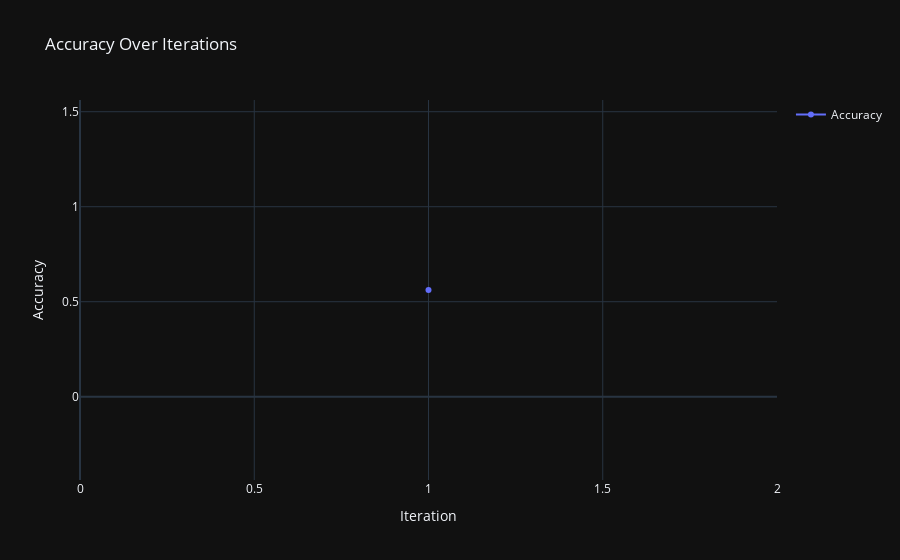
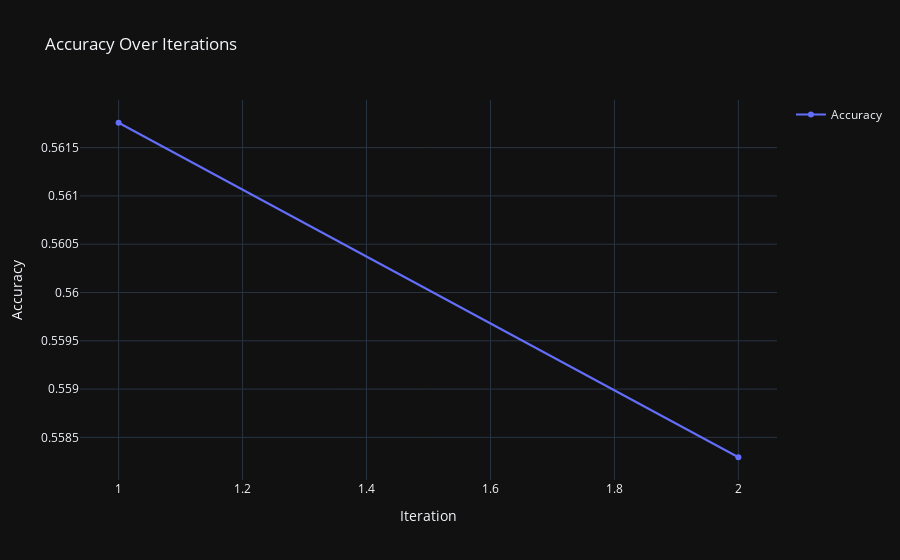
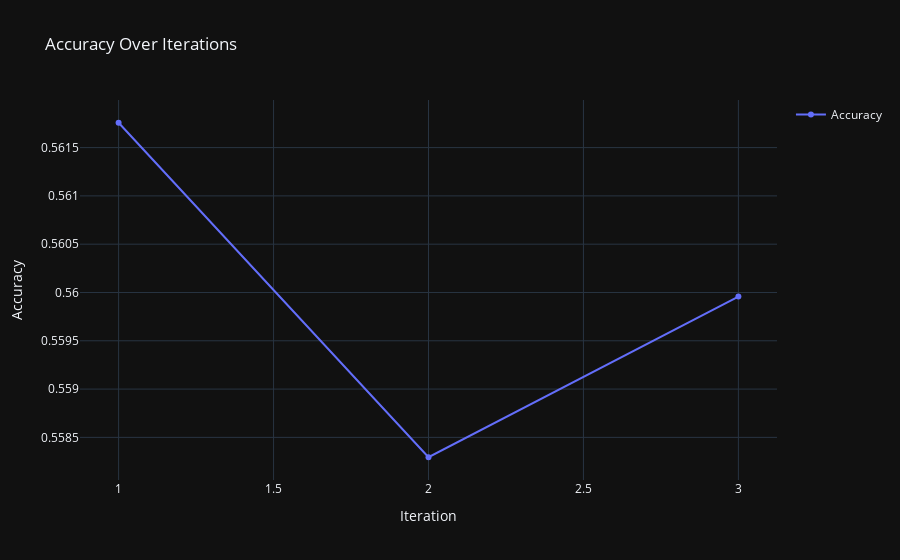
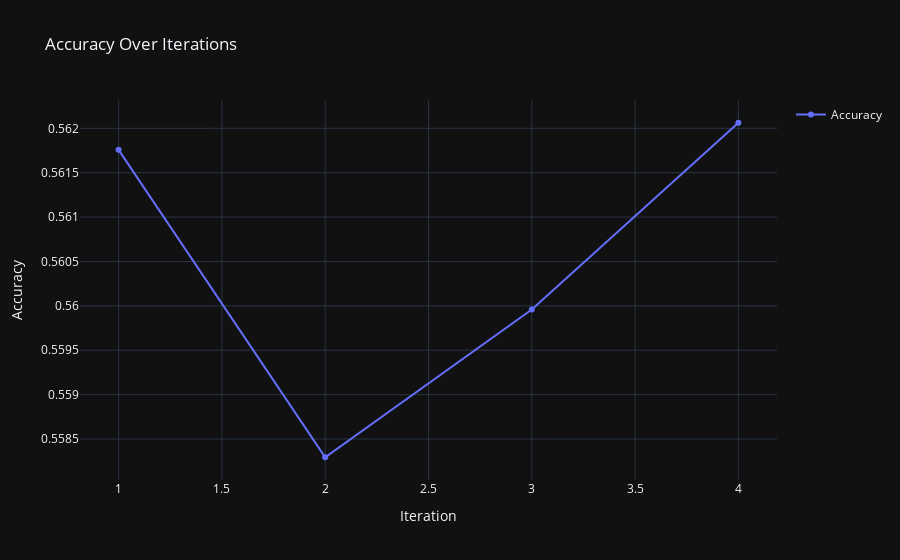

The notebook cell saved with these charts, in order:
### Code cell
accuracy_list = []
for _ in range(10):
    query_idx, query_instance = learner.query(X_pool.values.tolist())
    current_name = data['Name'].iloc[query_idx].values[0]

    label = int(input(f"Current name: {current_name}. Male - 1, Female - 0: "))
    learner.teach(np.array(query_instance).reshape(1, -1), np.array([label]))

    X_pool = X_pool.drop(index=query_idx, errors='ignore').reset_index(drop=True)
    y_pool = y_pool.drop(index=query_idx, errors='ignore').reset_index(drop=True)
    accuracy_list.append(learner.score(X_test.tolist(), y_test))
    
    fig = make_subplots(rows=1, cols=1)
    iterations = list(range(1, len(accuracy_list) + 1))

    fig.add_trace(go.Scatter(x=iterations, y=accuracy_list, mode='lines+markers', name='Accuracy'))

    fig.update_layout(title='Accuracy Over Iterations',
                      xaxis_title='Iteration',
                      yaxis_title='Accuracy',
                      showlegend=True)

    fig.show()

accuracy = learner.score(X_test.tolist(), y_test)
print(f"Final accuracy on the test set: {accuracy:.2f}")

### Figure 1 — Plotly figure (JSON) as saved in the notebook; plotly's stock layout.template omitted (floating-point values rounded to 4 significant figures)
{"data": [{"mode": "lines+markers", "name": "Accuracy", "x": [1], "y": [0.5618], "type": "scatter"}], "layout": {"xaxis": {"anchor": "y", "domain": [0.0, 1.0], "title": {"text": "Iteration"}}, "yaxis": {"anchor": "x", "domain": [0.0, 1.0], "title": {"text": "Accuracy"}}, "title": {"text": "Accuracy Over Iterations"}, "showlegend": true}}

### Figure 2 — Plotly figure (JSON) as saved in the notebook; plotly's stock layout.template omitted (floating-point values rounded to 4 significant figures)
{"data": [{"mode": "lines+markers", "name": "Accuracy", "x": [1, 2], "y": [0.5618, 0.5583], "type": "scatter"}], "layout": {"xaxis": {"anchor": "y", "domain": [0.0, 1.0], "title": {"text": "Iteration"}}, "yaxis": {"anchor": "x", "domain": [0.0, 1.0], "title": {"text": "Accuracy"}}, "title": {"text": "Accuracy Over Iterations"}, "showlegend": true}}

### Figure 3 — Plotly figure (JSON) as saved in the notebook; plotly's stock layout.template omitted (floating-point values rounded to 4 significant figures)
{"data": [{"mode": "lines+markers", "name": "Accuracy", "x": [1, 2, 3], "y": [0.5618, 0.5583, 0.56], "type": "scatter"}], "layout": {"xaxis": {"anchor": "y", "domain": [0.0, 1.0], "title": {"text": "Iteration"}}, "yaxis": {"anchor": "x", "domain": [0.0, 1.0], "title": {"text": "Accuracy"}}, "title": {"text": "Accuracy Over Iterations"}, "showlegend": true}}

### Figure 4 — Plotly figure (JSON) as saved in the notebook; plotly's stock layout.template omitted (floating-point values rounded to 4 significant figures)
{"data": [{"mode": "lines+markers", "name": "Accuracy", "x": [1, 2, 3, 4], "y": [0.5618, 0.5583, 0.56, 0.5621], "type": "scatter"}], "layout": {"xaxis": {"anchor": "y", "domain": [0.0, 1.0], "title": {"text": "Iteration"}}, "yaxis": {"anchor": "x", "domain": [0.0, 1.0], "title": {"text": "Accuracy"}}, "title": {"text": "Accuracy Over Iterations"}, "showlegend": true}}
